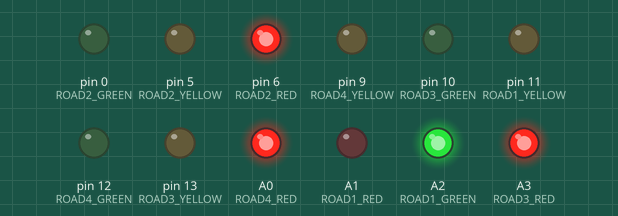
Recording of a sketch running on a simulated Arduino Uno, built with avr-gcc and run on an emulated ATmega328P. On the bench: output pins drawn as LEDs (lit = HIGH).

Above: at 0.1 s.
At 5.1 s:
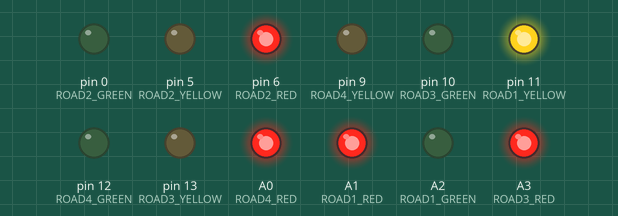
At 12.1 s:
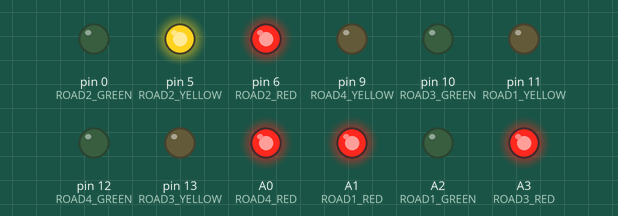
At 19.1 s:
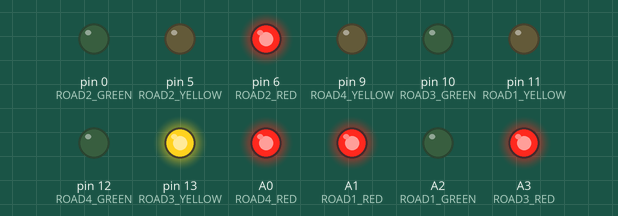
At 26.1 s:
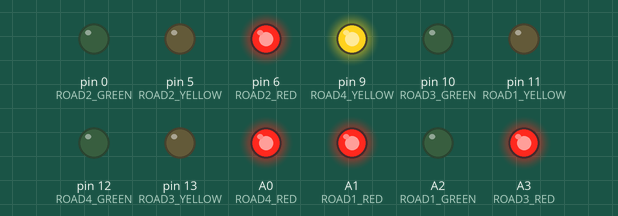
At 35.1 s:
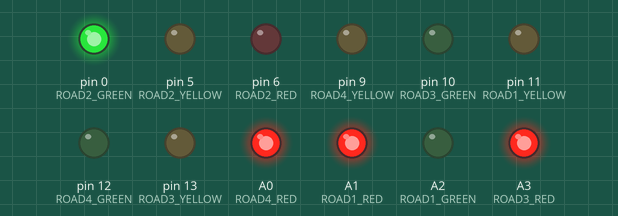
Timing chart, 0 to 36.6 s (numbered marks = the images above):
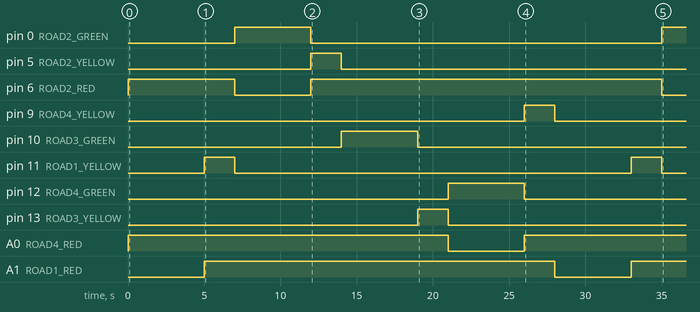

Measured:
- by itself, pin 0 (ROAD2_GREEN): LOW → HIGH at 7.0 s, → LOW 5.0 s later, → HIGH 23.0 s later
- by itself, pin 5 (ROAD2_YELLOW): LOW → HIGH at 12.0 s, → LOW 2.0 s later
- by itself, pin 6 (ROAD2_RED): LOW → HIGH at 0.00 s, → LOW 7.0 s later, → HIGH 5.0 s later, → LOW 23.0 s later
- by itself, pin 9 (ROAD4_YELLOW): LOW → HIGH at 26.0 s, → LOW 2.0 s later
- by itself, pin 10 (ROAD3_GREEN): LOW → HIGH at 14.0 s, → LOW 5.0 s later
- by itself, pin 11 (ROAD1_YELLOW): alternates HIGH for 2.0 s and LOW for 26.0 s
- by itself, pin 12 (ROAD4_GREEN): LOW → HIGH at 21.0 s, → LOW 5.0 s later
- by itself, pin 13 (ROAD3_YELLOW): LOW → HIGH at 19.0 s, → LOW 2.0 s later

The sketch:

18prac.ino
```cpp
#define ROAD1_GREEN A2
#define ROAD1_YELLOW 11
#define ROAD1_RED A1

#define ROAD2_GREEN 0
#define ROAD2_YELLOW 5
#define ROAD2_RED 6

#define ROAD3_GREEN 10
#define ROAD3_YELLOW 13
#define ROAD3_RED A3

#define ROAD4_GREEN 12
#define ROAD4_YELLOW 9
#define ROAD4_RED A0

void setup() {
  // Initialize all the traffic lights (RED, YELLOW, GREEN) as OUTPUT
  pinMode(ROAD1_GREEN, OUTPUT);
  pinMode(ROAD1_YELLOW, OUTPUT);
  pinMode(ROAD1_RED, OUTPUT);

  pinMode(ROAD2_GREEN, OUTPUT);
  pinMode(ROAD2_YELLOW, OUTPUT);
  pinMode(ROAD2_RED, OUTPUT);

  pinMode(ROAD3_GREEN, OUTPUT);
  pinMode(ROAD3_YELLOW, OUTPUT);
  pinMode(ROAD3_RED, OUTPUT);

  pinMode(ROAD4_GREEN, OUTPUT);
  pinMode(ROAD4_YELLOW, OUTPUT);
  pinMode(ROAD4_RED, OUTPUT);
}

void setAllLightsLow() {
  // Set all lights to LOW (Red)
  digitalWrite(ROAD1_GREEN, LOW);
  digitalWrite(ROAD1_YELLOW, LOW);
  digitalWrite(ROAD1_RED, HIGH);

  digitalWrite(ROAD2_GREEN, LOW);
  digitalWrite(ROAD2_YELLOW, LOW);
  digitalWrite(ROAD2_RED, HIGH);

  digitalWrite(ROAD3_GREEN, LOW);
  digitalWrite(ROAD3_YELLOW, LOW);
  digitalWrite(ROAD3_RED, HIGH);

  digitalWrite(ROAD4_GREEN, LOW);
  digitalWrite(ROAD4_YELLOW, LOW);
  digitalWrite(ROAD4_RED, HIGH);
}

void setGreenForRoad(int road) {
  // Reset all roads to red
  setAllLightsLow();

  // Set the correct green light and turn off the red light
  switch(road) {
    case 1:
      digitalWrite(ROAD1_GREEN, HIGH);
      digitalWrite(ROAD1_RED, LOW);
      break;
    case 2:
      digitalWrite(ROAD2_GREEN, HIGH);
      digitalWrite(ROAD2_RED, LOW);
      break;
    case 3:
      digitalWrite(ROAD3_GREEN, HIGH);
      digitalWrite(ROAD3_RED, LOW);
      break;
    case 4:
      digitalWrite(ROAD4_GREEN, HIGH);
      digitalWrite(ROAD4_RED, LOW);
      break;
  }
}

void setYellowForRoad(int road) {
  // Reset all roads to red
  setAllLightsLow();

  // Set the correct yellow light and turn off the green light
  switch(road) {
    case 1:
      digitalWrite(ROAD1_YELLOW, HIGH);
      digitalWrite(ROAD1_GREEN, LOW);
      break;
    case 2:
      digitalWrite(ROAD2_YELLOW, HIGH);
      digitalWrite(ROAD2_GREEN, LOW);
      break;
    case 3:
      digitalWrite(ROAD3_YELLOW, HIGH);
      digitalWrite(ROAD3_GREEN, LOW);
      break;
    case 4:
      digitalWrite(ROAD4_YELLOW, HIGH);
      digitalWrite(ROAD4_GREEN, LOW);
      break;
  }
}

void loop() {
  // Road 1 (North) Green, others Red
  setGreenForRoad(1);
  delay(5000);  // Green for 5 seconds
  setYellowForRoad(1);
  delay(2000);  // Yellow for 2 seconds

  // Road 2 (East) Green, others Red
  setGreenForRoad(2);
  delay(5000);  // Green for 5 seconds
  setYellowForRoad(2);
  delay(2000);  // Yellow for 2 seconds

  // Road 3 (South) Green, others Red
  setGreenForRoad(3);
  delay(5000);  // Green for 5 seconds
  setYellowForRoad(3);
  delay(2000);  // Yellow for 2 seconds

  // Road 4 (West) Green, others Red
  setGreenForRoad(4);
  delay(5000);  // Green for 5 seconds
  setYellowForRoad(4);
  delay(2000);  // Yellow for 2 seconds
}
```
